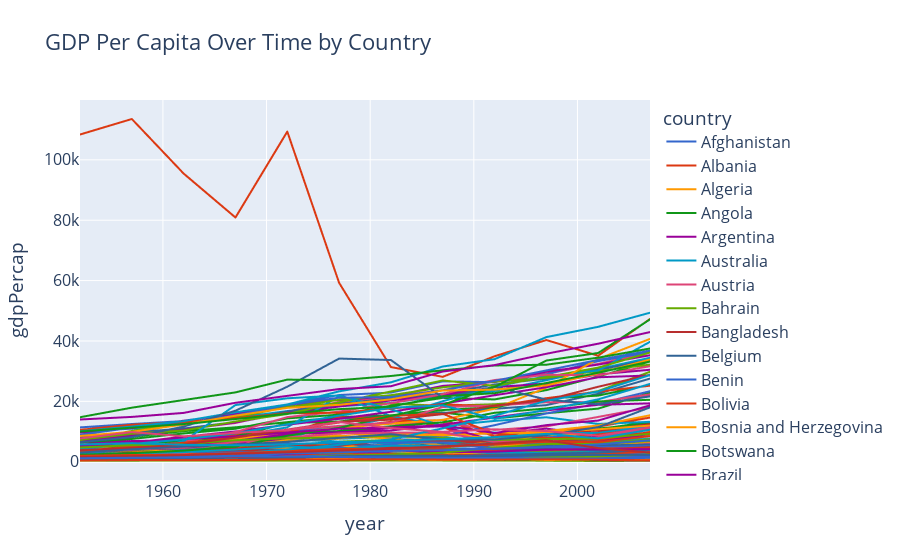

Here is the notebook cell this chart was saved with:
### Code cell
list_of_continents = ['Asia', 'Europe', 'Africa', 'Americas', 'Oceania']
filtered_gapminder = gapminder[gapminder["continent"].isin(list_of_continents)]

# Here keep all the years for each country, no grouping to one row
fig = px.line(
    filtered_gapminder,
    x="year",
    y="gdpPercap",
    color="country",  # Color by country to get one line per country
    color_discrete_sequence=px.colors.qualitative.G10,
    title="GDP Per Capita Over Time by Country"
)
fig.update_layout(font_size=16)
fig.show()
